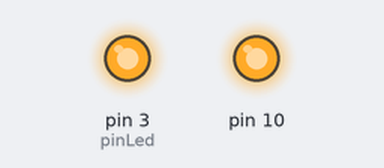
Bench run of a program on a simulated Arduino Nano, built with avr-gcc and run on an emulated ATmega328P. Parts: output pins drawn as LEDs (lit = HIGH). What the program prints to the serial monitor is not drawn.

Above: at 0.1 s.
At 0.6 s:
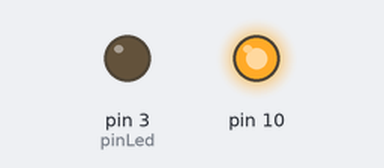
Timing chart, 0 to 2.1 s (numbered marks = the images above):
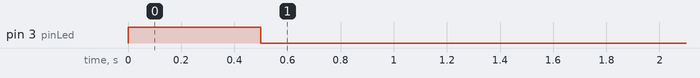

The program:

main.cpp
```cpp
#include <Arduino.h>
#include <SPI.h>
#include <MCP2515.h>

/*
MCP2515 Module  -> Arduino
VCC             -> +5V
GND             -> GND
CS              -> 10 (SPI_SS)
SO              -> 12 (SPI_MISO)
SI              -> 11 (SPI_MOSI)
SCK             -> 13 (SPI_SCK)
INT             -> 2
*/

struct can_frame canMsg;
MCP2515 mcp2515(10);

const int pinLed = 3;

void setup() {
    pinMode(pinLed, OUTPUT);
    SPI.begin();
    Serial.begin(115200);
    mcp2515.reset();
    mcp2515.setBitrate(CAN_50KBPS, MCP_16MHZ);
    mcp2515.setNormalMode();

    Serial.println("receiver started");

     digitalWrite(pinLed, HIGH);
     delay(500);
     digitalWrite(pinLed, LOW);
}

void loop() {
    if (mcp2515.readMessage(&canMsg) == MCP2515::ERROR_OK) {
        Serial.println("received");
        Serial.println(canMsg.can_id);
        Serial.print(0x036);
        if (canMsg.can_id == 0x036) {
            int x = canMsg.data[0];
            Serial.print("buttonValue: ");
            Serial.println(x);
            digitalWrite(pinLed, x);
        }
    }
}
```
